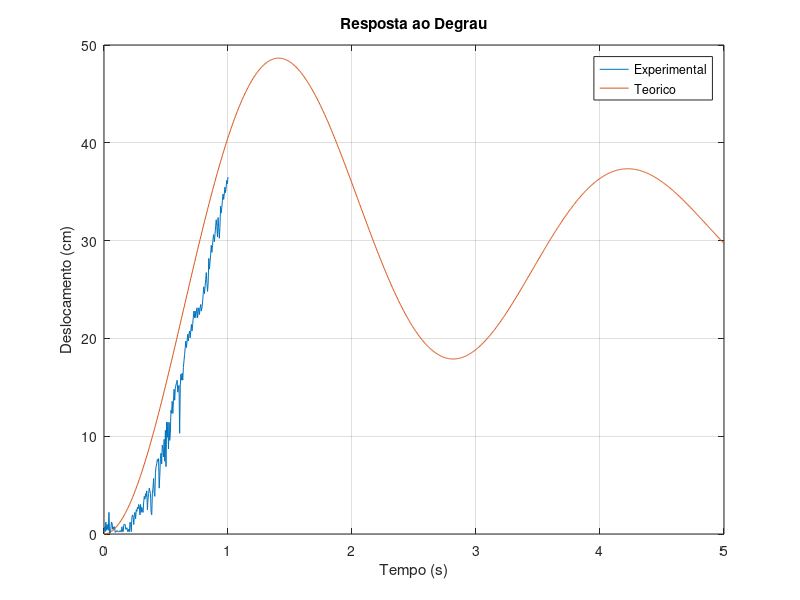
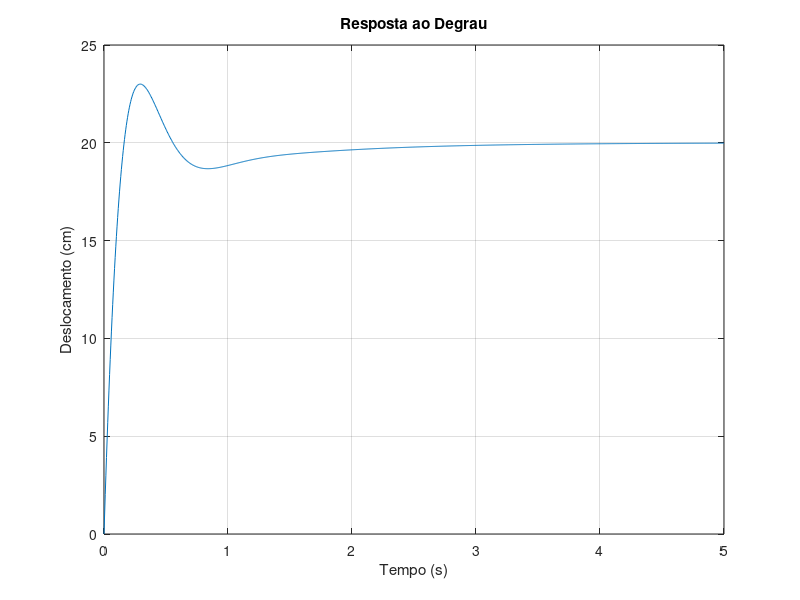

The MATLAB script that drew these images, in order: (Note: this script raises an error after producing the figures.)
close all; clear all;
clc

%% ========== QUESTAO 1 ==========

% 1.a)
data = load('dados.txt');

t_data = data(:,1);
u_data = data(:,2);
y_data = data(:,3);

%{
systemIdentification()
   input = u
   output = y
   poles = 2
   zeros = 0
%}

G = tf(16.3, [1, 0.6513, 5.085])

% 1.b)
t = 0:0.005:5;
u = 9.3;

y = step(G, t) * u;

figure
plot(t_data,y_data)
hold on
plot(t,y)
title('Resposta ao Degrau')
xlabel('Tempo (s)')
ylabel('Deslocamento (cm)')
legend('Experimental', 'Teorico')
grid on

%% ========== QUESTAO 2 ==========

A = [0  1  0; 
     0  0  1; 
     0 -5.085 -0.6513];
     
B = [0; 0; 16.3];

%% ========== QUESTAO 3 ==========

p = [-1; -5+5*i; -5-5*i];

K = place(A, B, p);

Ki = K(1)
Kp = K(2)
Kd = K(3)

% 3.a)

polin = poly(p(2:3));

omega_n = sqrt(polin(3)) % rad/s
zeta = polin(2) / (2 * omega_n) % -

Mp = exp(-(zeta * pi) / (sqrt(1 - zeta^2))) * 100 % porc.
tr = 1.8 / omega_n % seg.

% 3.b)

C = tf([Kd Kp Ki], [1 0]);

Gfc = feedback(G*C, 1);

uf = 20; % cm
yf = step(Gfc, t) * uf;

figure
plot(t, yf)
title('Resposta ao Degrau')
xlabel('Tempo (s)')
ylabel('Deslocamento (cm)')
grid on

stepinfo(yf) % verificar os parametros

%% ========== QUESTAO 4 ==========

T0 = 0.1; % s

% 4.a)

Gz = c2d(G, T0, 'zoh')

% 4.b)

q0 = Kp + Kd/T0 + Ki*T0
q1 = -Kp - 2*Kd/T0
q2 = Kd / T0

C_PID = tf([q0 q1 q2], [1 -1 0], T0)

% 4.c)

Gfd = feedback(Gz*C_PID, 1)

% 4.d)

ufd = 20; % cm

figure
step(ufd * Gfd);
title('Resposta ao Degrau')
xlabel('Tempo (s)')
ylabel('Deslocamento (cm)')
grid on

p_zc = pole(c2d(Gfc,T0))
p_zd = pole(Gfd)

%% ========== QUESTAO 5 ==========

figure
h = pzplot(c2d(Gfc,T0));
zgrid
axis equal

% 5.b)

z0 = 0.53 + 0.29i;
z1 = 0.891;

GC_mult = [(0.07942*z0^-1) + (0.07771*z0^-2);
        z0 - 0.891;
        z0
        z0 - 1
        1 - 1.888*(z0^-1) + 0.9369*(z0^-2)];

GC_phase = phase(GC_mult);
z0z2 = sum(GC_phase) * 180/pi - 188;

z2 = 0.53 - (0.29 / tand(z0z2))

% 5.c)

q0_num = abs(1 - 1.888*z0^-1 + 0.9369*z0^-2) * abs(z0) * abs(z0 - 1);
q0_den = abs(0.07942*z0^-1 + 0.07771*z0^-2) * abs(z0 - z1) * abs(z0 - z2);
q0 = q0_num / q0_den

syms q1 q2
q = solve(q1/q0 == -z1-z2, q2/q0 == z1*z2);
q1 = double(vpa(q.q1(1)))
q2 = double(vpa(q.q2(1)))

syms Kid Kdd Kpd
Kc = solve(q0 == Kpd + Kdd/T0 + Kid*T0, q1 == -Kpd - (2*Kdd)/T0, q2 == Kdd/T0);
Kid = double(Kc.Kid)
Kpd = double(Kc.Kpd)
Kdd = double(Kc.Kdd)

C_PIDZ = tf([q0 q1 q2], [1 -1 0], T0)

% 5.d)

Gfd2 = feedback(Gz*C_PIDZ, 1)

figure
rlocus(Gfd2)
title('Lugar das Raizes')
grid on

% 5.e)

figure
step(ufd * Gfd2)
hold on
step(ufd * Gfc)
title('Resposta ao Degrau')
xlabel('Tempo (s)')
ylabel('Deslocamento (cm)')
legend('Discreto', 'Conitnuo')
grid on
